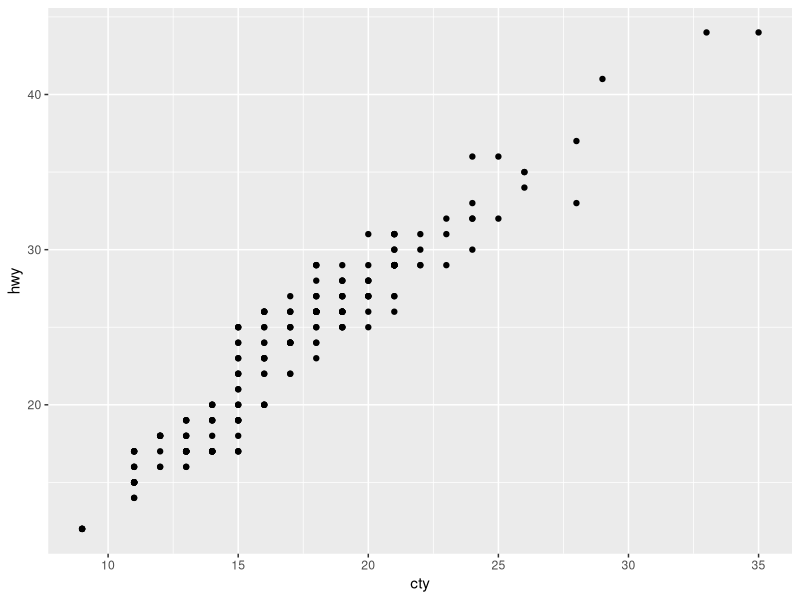
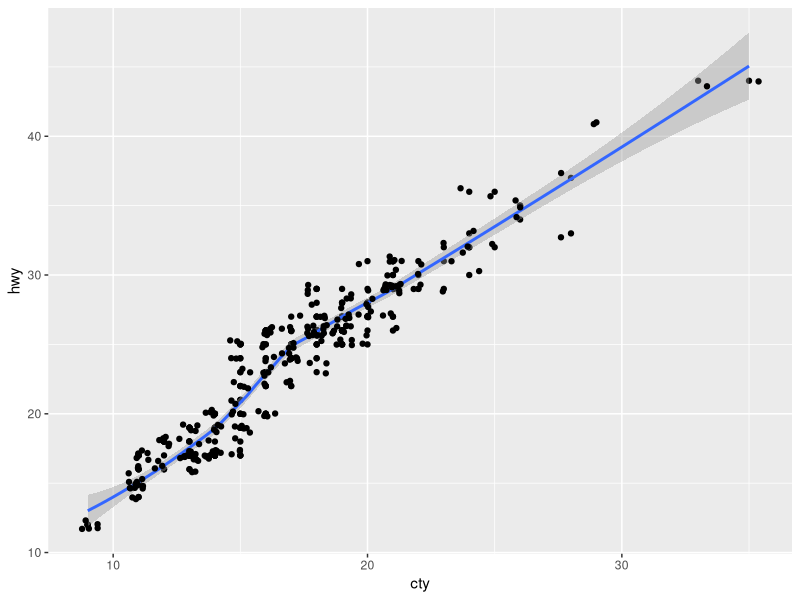
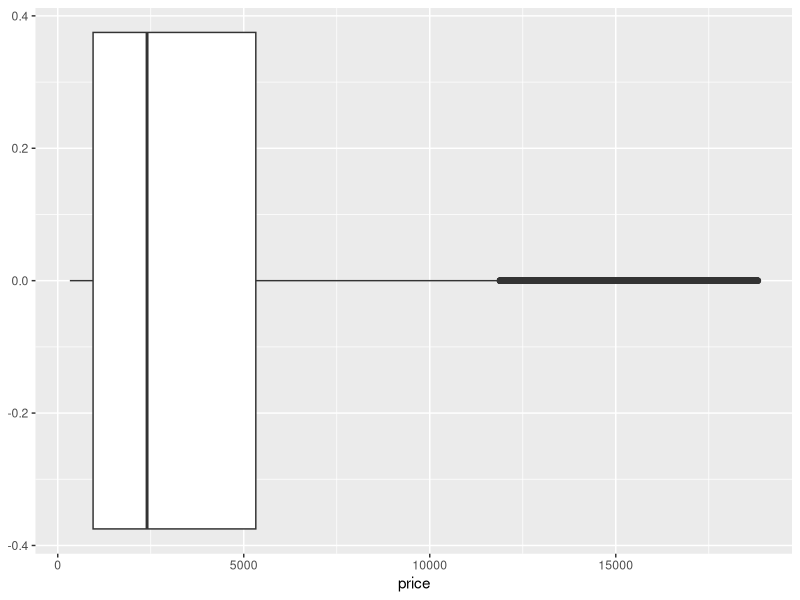
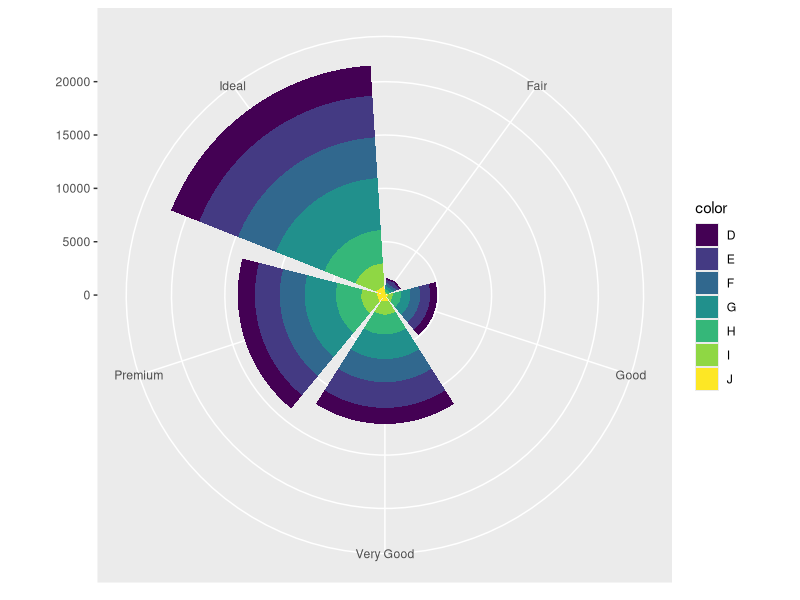
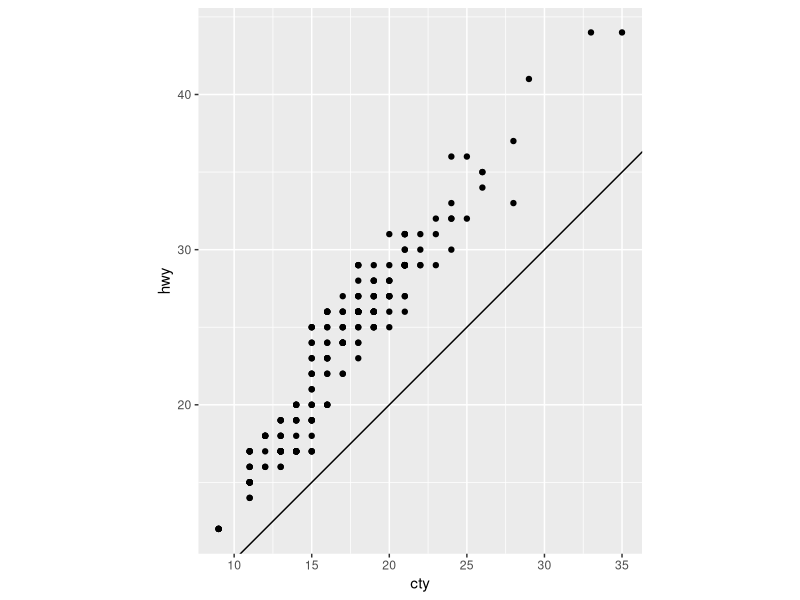

These charts were generated, in order, by the following R code:

# Ajustes avanzados de ggplot ----

library(tidyverse)

# Preguntas de esta tarea:

# 1. El siguiente gráfico que genera el código de R es correcto pero puede
# mejorarse. ¿Qué cosas añadirías para mejorarlo?

  ggplot(data = mpg, mapping = aes(x = cty, y = hwy )) +
  geom_point()

# RESPUESTA: A este gráfico le añadiría una geometría smooth para ver la
  # tendencia que existe entre ambas variables. Además, agregaría la geometría
  #jitter para ayudar a entender la densidad de los puntos superpuestos.
  
  ggplot(data = mpg, mapping = aes(x = cty, y = hwy )) +
    geom_point() +
    geom_smooth()+
    geom_jitter()
  
# 2. Investiga la documentación de geom_jitter(). ¿Qué parámetros controlan
# la cantidad de ruído aleatorio (jitter)?

# RESPUESTA: Los parámetros width y height controlan la cantidad de ruido
  # vertical y horizontal respectivamente.
  
  
# 3. Compara las funciones geom_jitter contra geom_count y busca semejanzas 
# y diferencias entre ambas.

# RESPUESTA: Ambas funciones aportan información sobre la densidad de los puntos
  #superpuestos en los gráficos. La diferencia es que geom_count cuenta el
  # número de observaciones en cada ubicación, y luego mapea el recuento 
  # en el área de puntos. Y por otro lado, geom_jitter añade una pequeña
  # cantidad de variación aleatoria a la ubicación de cada punto.
  
  
  
# 4. ¿Cual es el valor por defecto del parámetro position de un geom_boxplot? 
# Usa el dataset de diamonds o de mpg para hacer una visualización que
# lo demuestre.
  
# RESPUESTA: El valor por defecto del parámetros position de un goem_boxplot
  # es "dodge2". Esta función conserva la posición vertical de una geometría
  # mientras que ajusta la posición horizontal.
  
  ggplot(data = diamonds, mapping = aes(x = price )) +
    geom_boxplot(position = "dodge2")
  
# 5. Convierte un diagrama de barras apilado en un diagrama de sectores o 
# de tarta usando la función coord_polar()
  
# RESPUESTA:
  ggplot(data = diamonds, mapping = aes(x = cut, fill = color)) +
    geom_bar() +
    labs( x = NULL, y = NULL) +
    coord_polar()
  
# 6. ¿Qué hace la función labs()? Lee la documentación y explícalo
# correctamente.

  # RESPUESTA: La función labs() sirve para modificar el título, subtítulo, 
  #etiqueta de identificación para diferenciar entre varios gráficos, los nombres
  # de los ejes x e y y la leyenda del gráfico.
  
  
# 7. ¿En qué se diferencian las funciones coord_quickmap() y coord_map()?

  # RESPUESTA: coord_map() proyecta una porción de la tierra sobre un plano 2D 
  # utilizando cualquier proyección definida por el paquete mapproj.
  # Las proyecciones de mapas no conservan, en general, las líneas rectas, 
  # por lo que esto requiere un cálculo considerable. 
  # coord_quickmap() es una aproximación rápida que sí conserva las líneas 
  # rectas. Funciona mejor para áreas pequeñas más cercanas al ecuador.
  
  
# 8. Investiga las coordenadas coord_fixed() e indica su función.
  
  # RESPUESTA: Las coordenadas coord_fixed() obligan a establecer una relación
  #  espefícica entre la representación física de las unidades de datos en los ejes.
  # Esta relación representa el número de unidades en el eje Y que equivalen
  # a una unidad en el eje X. Por defecto, ratio = 1 y por tanto una unidad 
  # en el eje x tiene la misma longitud que una unidad en el eje y.

# 9. Investiga la geometría de la función geom_abline(), geom_vline() y 
# geom_hline() e indica su función respectivamente.

  # RESPUESTA: Las funciones geom_abline(), geom_vline() y geom_hline()
  # añaden líneas de referencias(rectas) a un gráfico en diagonal, vertical y 
  # horizontal respectivamente.
  
# 10. ¿Qué nos indica el gráfico siguiente acerca de la relación entre el 
# consumo en ciudad y en autopista del dataset de mpg?
#   
  ggplot(data = mpg, mapping = aes(x = cty, y = hwy )) + 
  geom_point() + 
  geom_abline() + 
  coord_fixed()

# RESPUESTA: Este gráfico nos indica que la relación del consumo en ciudad
  # y consumo en autopista es lineal positiva: si un coche consume más por
  # ciudad, también consume más por autopista. El aspect ratio fixed nos 
  # ayuda en la representación para no confundirnos y pensar que una 
  # variable crece más rápida que la otra en el mismo. Además, si nos 
  # fijamos en el gráfico, vemos que los puntos están por encima de la recta
  # y=x, por tanto concluimos que el número de millas que podemos hacer en 
  # autopista con un galón de combustible es siempre superior al número de 
  # millas que haremos con ese mismo galón en ciudad (es decir, consumimos 
  # menos en autopista que en ciudad).